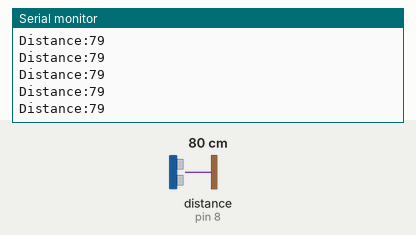
Simulated run of this sketch. Board: Arduino Uno, built with avr-gcc and run on an emulated ATmega328P. On the bench: the last lines printed to the serial monitor. Wiring (inferred from the names in the program): ultrasonic range finder: trigger pin 7; echo pin 8. The inputs (shaded band) are chosen by the test bench; at power-on: distance to the obstacle (sensor on pin 8) 80 cm. The echo pulse lasts 58.3 µs per cm.

Above: at 1.2 s.
1.3 s: distance to the obstacle (sensor on pin 8) set to 120 cm
At 2.1 s:
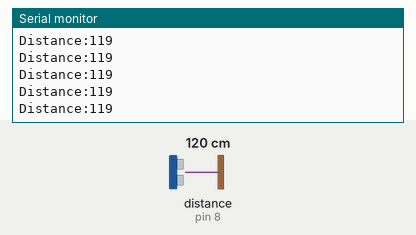
4.3 s: distance to the obstacle (sensor on pin 8) set to 2 cm
At 5.4 s:
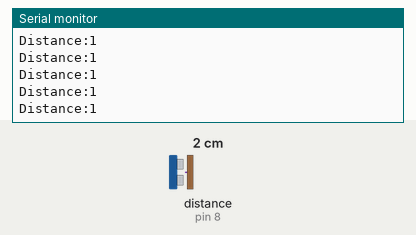
5.8 s: distance to the obstacle (sensor on pin 8) set to 299 cm
At 6.3 s:
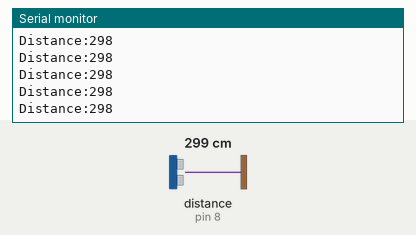
8.8 s: distance to the obstacle (sensor on pin 8) set to 18 cm
At 9.4 s:
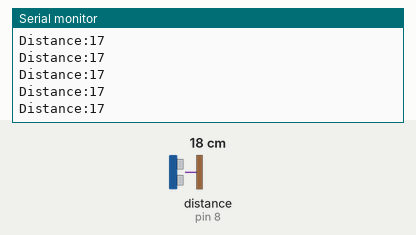
Timing chart, 0 to 11.8 s (numbered marks = the images above; inputs shaded):
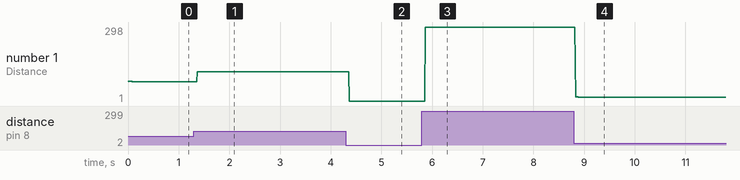

Measured:
- after the input at 1.3 s, the serial monitor: prints a new line after 0.07 s (image 1)
- after the input at 4.3 s, the serial monitor: prints a new line after 0.07 s (image 2)
- after the input at 5.8 s, the serial monitor: prints a new line after 0.07 s (image 3)
- after the input at 8.8 s, the serial monitor: prints a new line at once (image 4)
- plotted number 1: 79 → 119 after the input at 1.3 s, 119 → 1 after the input at 4.3 s, 1 → 298 after the input at 5.8 s, 298 → 17 after the input at 8.8 s

The sketch:

Ultrasonic_sensor.ino
```cpp
const int trig = 7;
const int echo = 8;

void setup() {
  pinMode(trig, OUTPUT);
  pinMode(echo, INPUT);
  Serial.begin(9600);
}

void loop() {
  int timee;  // time duration comes in micro seconds
  int distance;
  int speedd = 0.0343;  // speed of sound = 343 m/s
  digitalWrite(trig, HIGH);
  delayMicroseconds(10);
  digitalWrite(trig, LOW);
  timee = pulseIn(echo, HIGH);
  distance = (timee * 0.0343) / 2; // Speed of sound wave divided by 2
  Serial.print("Distance:");
  Serial.println(distance);
  //delay(1000);
}
```
